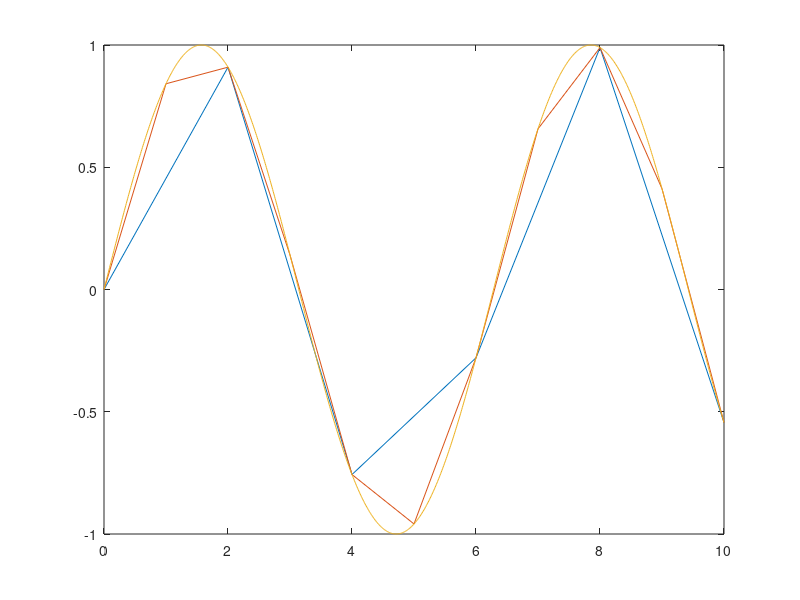

Write MATLAB code to recreate this figure.
clear;
clc;

x1 = 0:2:10;
x2 = 0:1:10;
x3 = 0:0.01:10;

i = 1;
for x = x1
    y1(i) = sin(x);
    i = i + 1;
end

i = 1;
for x = x2
    y2(i) = sin(x);
    i = i + 1;
end

i = 1;
for x = x3
    y3(i) = sin(x);
    i = i + 1;
end

plot(x1,y1,x2,y2,x3,y3);